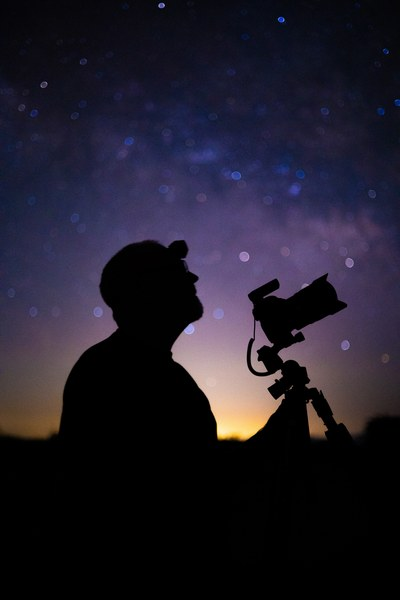
#> input picture assets/bruce_silhouette.jpg, 400 x 600 px
$ python -i detect_pipeline.py   (imports and definitions only)
#> lines starting #> are read from the running program, lines starting #| are printed output that depends on the picture
"""
Detection pipeline (modular rebuild, started 2026-05-29).

Finds airplane and satellite trails in a single star-trail frame and returns a
polygon mask of every trail. This replaces the organically-grown
detect_trails.py + trail_grouper.py pair, which had become hard to reason about.

Design goals:
- Trust SAHI. The raw tiled detections are the signal. Filter as little as
  possible. The historical failure mode was over-filtering valid detections.
- Modular stages. Each stage is a separate function with a clear input/output
  contract and can be toggled on or off via StageConfig for isolated testing.
- Rich logging. Every gate and decision appends a structured record to the
  per-frame log so any miss can be diagnosed by reading the log, without a
  re-run.

Stage order:
  1. tiled_inference   SAHI tiled detection, skipping tiles fully covered by the
                       foreground mask.
  1b. prune_phantoms   Remove thin, dotted phantom detections that sit on empty
                       sky. OFF by default in StageConfig, but the live worker
                       turns it on. Runs between tiled_inference and fit_polygons.
  2. fit_polygons      Strip-based curved-trail polygon fit, one per detection
                       group.
  3. fallback_polys    Single-detection polygon for any group whose primary fit
                       covers under 70% of its detections.
  4. link_gaps         Join collinear polygon fragments separated by a small gap
                       (deterministic, tile-relative threshold).
  5. seam_second_pass  Targeted re-inference on the strip between two collinear
                       fragments when the gap is large and SAHI produced nothing
                       there (true seam gap, not a filter gap).
  6. suppress_fp       Drop static false positives by comparing against the same
                       region in neighbour frames.

The live app (astro_clean_v5.py) now uses this module as its detector, calling
detect_frame() per frame. The older detect_trails.detect_frame_polygon path is
retained only for the known_problems.jsonl regression tests and is no longer on
the shipping path.
"""

from __future__ import annotations

import json
import time
from dataclasses import dataclass, field, asdict
from typing import Any, Optional

import math

import cv2
import numpy as np
from skimage.measure import label as sklabel, regionprops as skregionprops

from .io_safe import robust_imread
from .crossing_splitter import split_crossing, has_crossing_evidence
from .trail_grouper import (
    group_detections, fit_polygon, fit_curved_group, _group_angle_spread,
    _try_split_parallel, _pred_to_mask,
    _CURVED_MIN_XSPAN, _CURVED_MIN_ANGLE_SPREAD, MIN_AREA, _REF_FRAME_PX,
)


# --------------------------------------------------------------------------- #
# Configuration
# --------------------------------------------------------------------------- #

@dataclass
class StageConfig:
    """Per-stage on/off switches plus core tunables. Toggle a stage off to
    isolate behaviour during testing."""
    tiled_inference: bool = True
    fit_polygons: bool = True
    fallback_polys: bool = True
    link_gaps: bool = True
    seam_second_pass: bool = True
    suppress_fp: bool = True
    # Stage 1b: remove thin, dotted, "nothing under it" phantom detections the
    # model emits over empty sky. OFF by default so test suites see legacy
    # behaviour; the STC worker turns it on.
    prune_phantoms: bool = False
    # Dev-only: log each removed phantom's location to the run log for
    # hard-negative training-data mining. OFF for shipped users (it only adds
    # noise to their logs that never reaches us); the STC worker turns it on
    # only when running from source (Bruce's machine), not in the frozen bundle.
    log_phantom_negatives: bool = False

    # Core tunables (carried over from the old pipeline; revisit per stage).
    tile_size: int = 640
    overlap: float = 0.2
    fallback_coverage_threshold: float = 0.70
    skip_fully_masked_tiles: bool = True

    # Stage 2 filter gates.
    min_aspect: float = 2.0
    # The old "fat blob" gate dropped any wide detection whose fill fraction fell
    # below 62.5%. It was the prime suspect for the 143A8732 filter gap, so it is
    # OFF by default (trust SAHI). When off, detections it WOULD have dropped are
    # still logged so we can see its effect.
    fat_blob_gate: bool = False


# --------------------------------------------------------------------------- #
# Per-frame logging
# --------------------------------------------------------------------------- #

@dataclass
class FrameLog:
    """Accumulates one structured record per frame: every stage that ran, every
    gate that fired, timings, and what each stage added or removed. Serialised
    to one JSONL line."""
    frame_name: str
    stages: list[dict[str, Any]] = field(default_factory=list)
    started_at: float = field(default_factory=time.time)

    def stage(self, name: str) -> "StageLog":
        """Open a logging context for one stage. Use as a `with` block."""
        return StageLog(self, name)

    # [5 lines left out: function to_jsonl, not called in this run]


class StageLog:
    """Context manager that records one stage's timing, events, and counts into
    the parent FrameLog."""

    # [6 lines left out: function __init__, not called in this run]

    def __enter__(self) -> "StageLog":
        self._t0 = time.time()
        return self

    # [4 lines left out: function event, not called in this run]

    def count(self, key: str, n: int = 1) -> None:
        """Increment a named counter for this stage (e.g. 'passed', 'dropped')."""
        self.counts[key] = self.counts.get(key, 0) + n

    # [7 lines left out: function __exit__, not called in this run]


# --------------------------------------------------------------------------- #
# Stage skeletons
#
# Each stage takes the running pipeline state and its StageLog, and returns the
# updated state. None contains real detection logic yet -- they pass through and
# log that they were stubbed. We fill these in one at a time after the structure
# is agreed.
# --------------------------------------------------------------------------- #

@dataclass
class PipelineState:
    """The data flowing between stages. Each stage reads and updates this."""
    image: np.ndarray
    foreground_mask: Optional[np.ndarray] = None
    raw_detections: list[Any] = field(default_factory=list)   # SAHI predictions
    # One full-frame mask per raw detection, in the same order, built ONCE and
    # handed between stages. Turning a detection into a mask is the single most
    # expensive thing either of the two big stages does (the AI stores an
    # outline, so asking for the mask redraws it across the whole frame), and
    # phantom pruning and polygon fitting were each building the same 53 masks
    # from the same detections, one after the other. An entry may be None,
    # meaning "not cached, work it out" -- a consumer must fall back, never
    # assume. Empty when no stage has populated it.
    pred_masks: list[Any] = field(default_factory=list)
    det_list: list[Any] = field(default_factory=list)         # filtered detection props
    groups: list[Any] = field(default_factory=list)           # grouped detection indices
    polygons: list[Any] = field(default_factory=list)         # fitted trail polygon corner sets
    polygon_segs: list[Any] = field(default_factory=list)     # per-polygon binary masks (1 per polygon, for repair + MaskViewR)
    final_mask: Optional[np.ndarray] = None                   # output mask
    stage_seconds: dict = field(default_factory=dict)         # {stage_name: seconds} for timing reporting
    stage_log: list = field(default_factory=list)             # per-stage records (seconds + counts + events) for the run log


# --- Stage 1 helpers (ported verbatim from the proven detect_trails.py path so
#     detection output matches the shipped app exactly) ---------------------- #

class _PredMaskWrap:
    """Tiny holder that exposes a boolean mask as `.bool_mask`, matching the
    attribute a real SAHI prediction's `.mask` has. Lets our home-grown
    detections be read by the same code paths that read SAHI output."""
    __slots__ = ("bool_mask",)
    def __init__(self, bm):
        self.bool_mask = bm


class _PredScoreWrap:
    """Tiny holder that exposes a confidence number as `.value`, matching the
    attribute a real SAHI prediction's `.score` has."""
    __slots__ = ("value",)
    def __init__(self, v):
        self.value = v


class _SyntheticPred:
    """Duck-type replacement for a SAHI ObjectPrediction (same .mask.bool_mask
    and .score.value interface)."""
    __slots__ = ("mask", "score")
    def __init__(self, bool_mask, conf):
        self.mask = _PredMaskWrap(bool_mask)
        self.score = _PredScoreWrap(float(conf))


# [243 lines left out: functions _load_as_rgb, _tile_starts, _sahi_predict, _sahi_predict_skip, stage_tiled_inference, _props_with_log, not called in this run]


# De-dup thresholds for redundant same-trail fragments (see _polys_and_segs_deduped).
_SEG_MERGE_CONTAINMENT = 0.90   # a polygon >=90% inside a bigger one is redundant
_SEG_MERGE_ANGLE       = 20.0   # deg: only treat as the same trail if angles agree


# [140 lines left out: functions _poly_angle, _angle_diff, _polys_and_segs_deduped, _fit_groups, not called in this run]


# --------------------------------------------------------------------------- #
# Stage 1b: phantom pruning
# --------------------------------------------------------------------------- #
# A "phantom" is a thin, dotted, usually perpendicular detection the model emits
# over EMPTY sky (a hair-thin spur off a trail tip, or a sparse dashed line in
# blank sky). Discriminator proven on real frames: it is a THIN part of the raw
# mask (survives subtracting the morphological opening, so it is not a solid
# trail body) AND has NO real light under it in the source (brightness barely
# above the local sky). Real trails and real crossings are solid + bright and
# sit on actual light, so they are never touched.
_PHANTOM_SIG = 12          # source must beat local sky by this to be a real streak
_PHANTOM_OPEN_R = 6        # parts thinner than ~2*R px are "thin" (spurs / lines)
_PHANTOM_MIN_INK = 12      # min phantom pixels in a bridged line
_PHANTOM_MIN_EXTENT = 40   # min bounding extent of a bridged line
_PHANTOM_KEEP_FRAC = 0.20  # drop a detection if < this fraction survives trimming
# Holding one full-frame mask per detection is a speed shortcut that costs memory in proportion
# to (detections x frame size): about 53 x 44 MP = 2.3 GB, which stays on the fast path. At 102 MP (a Fujifilm GFX100)
# the same 50 detections are 5 GB on top of everything else, and a v2.98 user's laptop ran out
# of memory right here (Sentry 2026-10-07). Past this many bytes the stage builds masks one at a
# time instead of keeping them all; the answers are identical, only the speed differs.
_PHANTOM_MASK_CACHE_BYTES = int(2.5 * 1024 ** 3)


def _phantom_local_sky(gray: np.ndarray) -> np.ndarray:
    """Estimate the local sky level (the thin streak vanishes under a heavy
    median), at quarter resolution for speed, upsampled back."""
    sh, sw = max(1, gray.shape[0] // 4), max(1, gray.shape[1] // 4)
    small = cv2.resize(gray, (sw, sh), interpolation=cv2.INTER_AREA)
    small = cv2.medianBlur(small, 31)
    return cv2.resize(small, (gray.shape[1], gray.shape[0]), interpolation=cv2.INTER_LINEAR)


# [381 lines left out: functions stage_prune_phantoms, stage_fit_polygons, stage_fallback_polys, stage_link_gaps, not called in this run]


# --- Stage 5 helpers: seam-gap bridge by re-inference ----------------------- #
#
# The shipped pipeline bridged seam gaps GEOMETRICALLY: if two fragments passed
# six similarity gates it merged them with no proof a trail spans the gap. That
# is what over-joins two genuinely separate trails (143A8740). Here the six
# gates are only a cheap pre-filter to decide WHERE to look; the bridge is made
# only when a fresh inference tile centered in the gap produces a detection that
# actually connects the two fragments. The model, not geometry, decides.

_BRIDGE_MAX_GAP   = 550    # px: max tip-to-tip distance to attempt a bridge
_BRIDGE_MAX_ANGLE = 12.0   # degrees: PCA on fragment blobs is noisy
_BRIDGE_MAX_WIDTH = 3.0     # ratio: same as grouper width gate
_BRIDGE_TIP_ANGLE = 20.0   # degrees: tip-to-tip vector must align with trail dir
_BRIDGE_CLIP_TOL  = 3       # px: facing edge must be within this of the seam line


# [346 lines left out: functions _group_tips, _find_gap_bridge_tiles, _targeted_tile_dets, stage_seam_second_pass, not called in this run]


# --- FP suppressor constants and helpers ---------------------------------- #

_SFP_PIXEL_DIFF_THRESH = 8.0   # mean abs pixel diff below this = "same content"
_SFP_MIN_MATCHES       = 1     # min neighbor matches to trigger suppression
_SFP_EDGE_PX           = 20    # frame edge veto zone (px)
_SFP_BRIGHT_RATIO      = 2.5   # 90th-pct inside / median surround; above = real trail


# [238 lines left out: functions _tile_coord, _is_bright_trail, stage_suppress_fp, detect_frame, not called in this run]

>>> import cv2
>>> picture = cv2.imread('../assets/bruce_silhouette.jpg', cv2.IMREAD_GRAYSCALE)
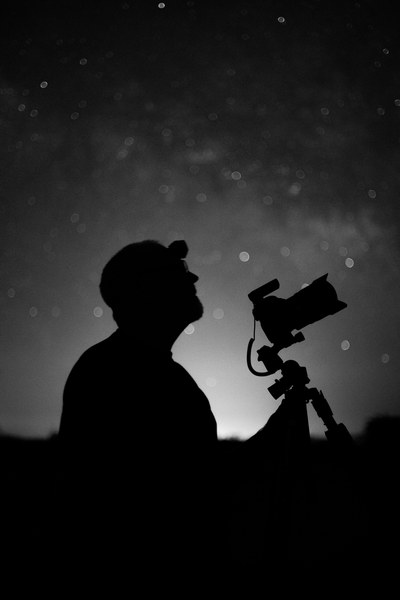
#> picture: shape (600, 400); min 0, max 238, mean 31.7
>>> result = _phantom_local_sky(picture)
#> in _phantom_local_sky, `small = cv2.medianBlur(small, 31)`:
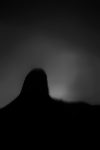
#> small: shape (150, 100); min 0, max 128, mean 27.6

$ run again, on assets/StarTrailCleanR.png
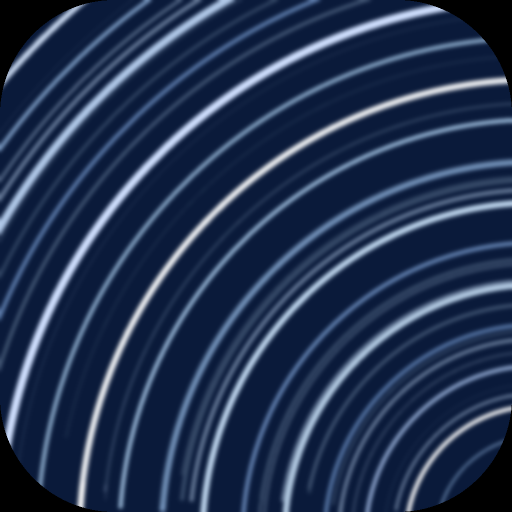
#> input picture assets/StarTrailCleanR.png, 1024 x 1024 px (shown at 1/2 size)
#> `picture = cv2.imread('../assets/bruce_silhouette.jpg', cv2.IMREAD_GRAY..`:
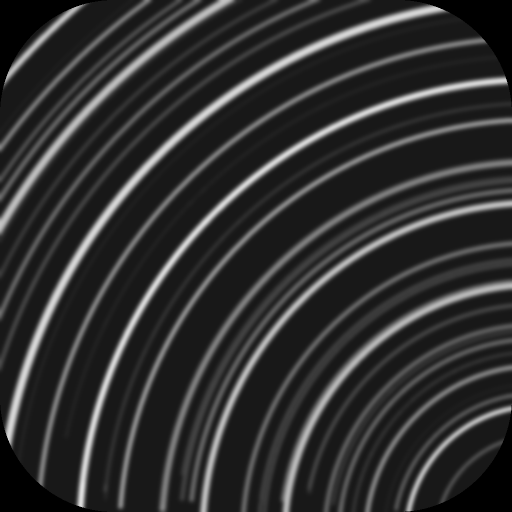
#> picture: shape (1024, 1024) (shown at 1/2 size); min 0, max 222, mean 48.2
#> in _phantom_local_sky, `small = cv2.medianBlur(small, 31)`:
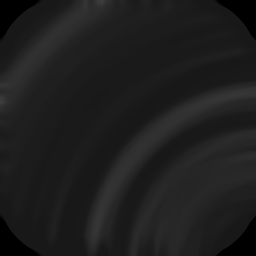
#> small: shape (256, 256); min 0, max 61, mean 29.9
